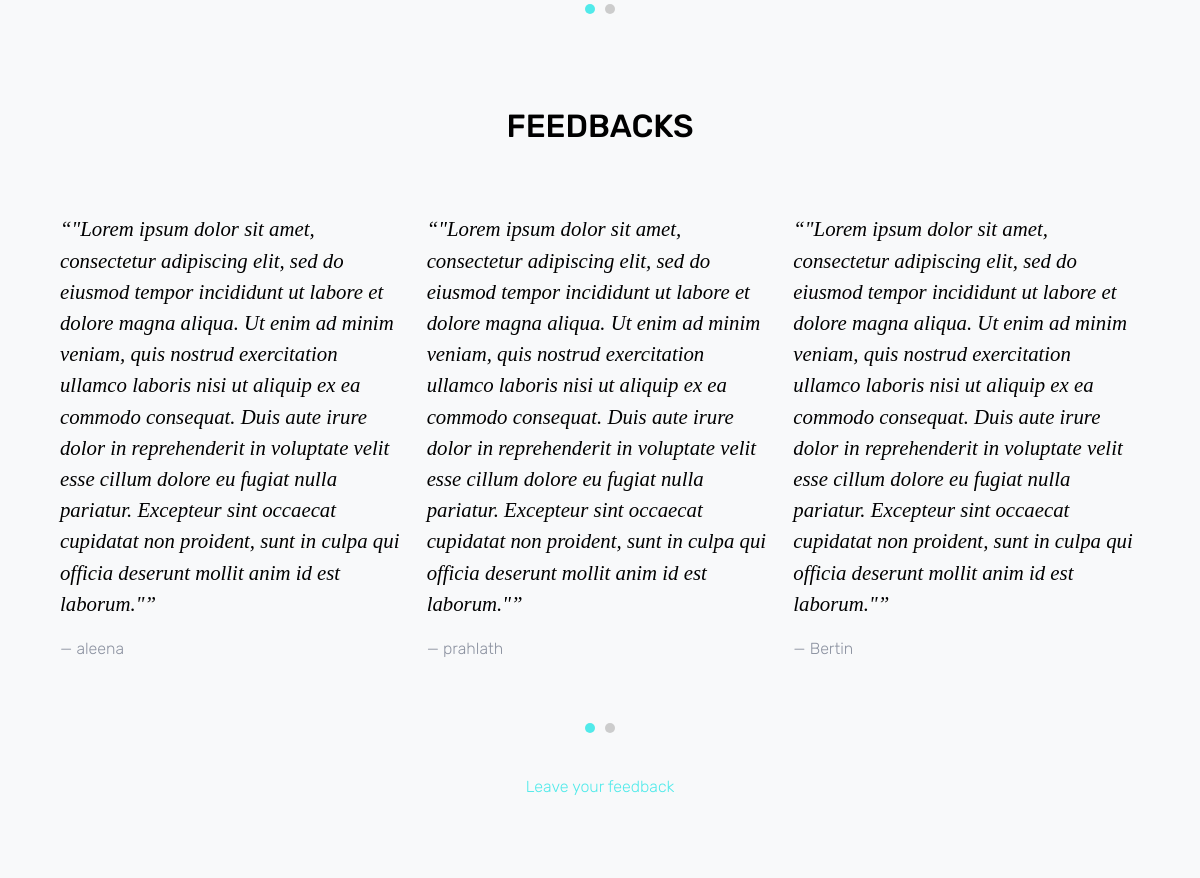
Before: /customerpanel/ (signed in, middle part) with the older database file.
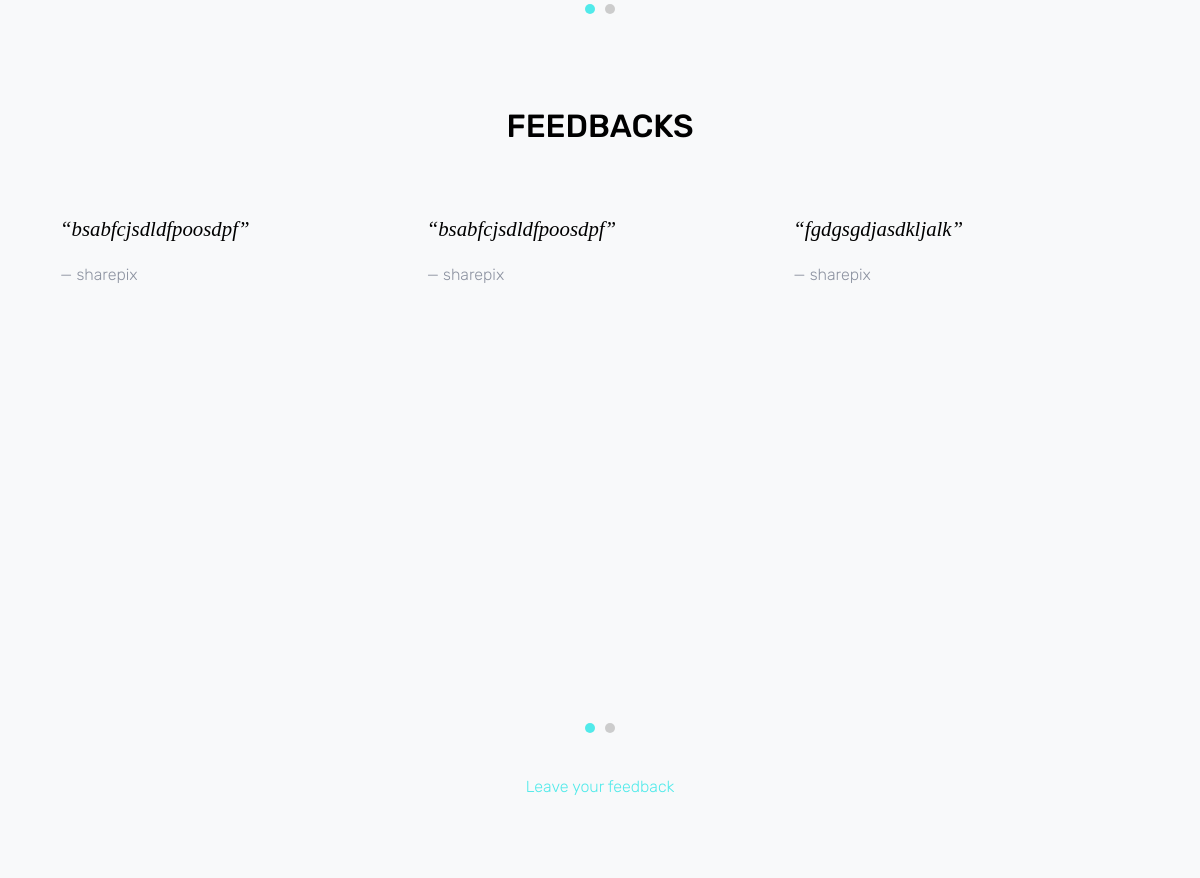
After: the same page with the newer database file.
### autherization/models.py (models this page shows, shortened)
class Feedback(models.Model):
    user = models.ForeignKey(NormalUser, on_delete=models.CASCADE)
    comment = models.TextField()
    created_at = models.DateTimeField(auto_now_add=True)

class NormalUser(AbstractUser):
    is_customer = models.BooleanField(default=False)
    is_nurse = models.BooleanField(default=False)
    is_shop = models.BooleanField(default=False)
    image = models.ImageField(upload_to='images', null=True, blank=True)
    profile = models.TextField(null=True, blank=True)
    address=models.CharField(max_length=100, null=True, blank=True)
    name=models.CharField(max_length=100, null=True, blank=True)

### autherization/views.py (the view)
# urls.py: path('customerpanel/', customer_panel_view, name='customerpanel'),
@login_required
@never_cache
def customer_panel_view(request):
    feedbacks = Feedback.objects.all()[::-1][:4]
    medicines = Medicine_inventory.objects.all()[:6]
    devices = DeviceInformation.objects.all()[:4]
    return render(request, "autherization/customerpanel.html", {'feedbacks': feedbacks, 'medicines': medicines, 'devices': devices})

### cart/context_processors.py (called while the page is built)
def counter(request):
    item_count=0
    if request.user.is_authenticated:
        user=request.user
        try:
            cart=Medcart.objects.filter(user=user)
            for i in cart:
                item_count+=i.quantity
        except:
            item_count=0
    return {'count':item_count}

### templates/autherization/customerpanel.html (shortened to what this page needs)
<!DOCTYPE html>
{% load static %}
<html lang="en">
<head>
  <link rel="stylesheet" href="{% static 'fonts/icomoon/style.css' %}">
  <link rel="stylesheet" href="{% static 'css/bootstrap.min.css' %}">
  <link rel="stylesheet" href="{% static 'css/magnific-popup.css' %}">
  <link rel="stylesheet" href="{% static 'css/jquery-ui.css' %}">
  <link rel="stylesheet" href="{% static 'css/owl.carousel.min.css' %}">
  <link rel="stylesheet" href="{% static 'css/owl.theme.default.min.css' %}">
  <link rel="stylesheet" href="{% static 'css/aos.css' %}">
  <link rel="stylesheet" href="{% static 'css/style.css' %}">
</head>
<body>
  <div class="site-wrap">
    <div class="site-section bg-light">
      <div class="container">
        <div class="row">
          <div class="col-md-12 block-3 products-wrap">
            <div class="nonloop-block-3 owl-carousel">
          </div>
        </div>
      </div>
    </div>
    <div class="site-section">
      <div class="container">
        <div class="row">
          <div class="title-section text-center col-12">
            <h2 class="text-uppercase">Feedbacks</h2>
          </div>
        </div>
  <div class="row">
      <div class="col-md-12 block-3 products-wrap">
        <div class="nonloop-block-3 no-direction owl-carousel">
          {% for feedback in feedbacks %}
          <div class="testimony">
            <blockquote>
              <p>&ldquo;{{feedback.comment}}&rdquo;</p>
            </blockquote>
            <p>&mdash; {{feedback.user}}</p>
          </div>
          {% endfor %}
        </div>
      </div>
    </div>
      </div>
      <br>
      <center>
        <a href="{% url 'add_feedback' %}">Leave your feedback</a>
      </center>
    </div>
  </div>
</body>
</html>

Changed rows visible on the page:
no longer on this page (row unchanged): Feedback: comment "\"Lorem ipsum dolor sit amet, consectetur adipiscing elit, sed do eiusmod tempor incididunt ut labore et dolore magna aliqua. Ut enim ad minim veniam, quis nostrud exercitation ullamco laboris nisi ut aliquip ex ea commodo consequat. Duis aute irure dolor in reprehenderit in voluptate velit esse cillum dolore eu fugiat nulla pariatur. Excepteur sint occaecat cupidatat non proident, sunt in culpa qui officia deserunt mollit anim id est laborum.\"", user "aleena"
no longer on this page (row unchanged): Feedback: comment "\"Lorem ipsum dolor sit amet, consectetur adipiscing elit, sed do eiusmod tempor incididunt ut labore et dolore magna aliqua. Ut enim ad minim veniam, quis nostrud exercitation ullamco laboris nisi ut aliquip ex ea commodo consequat. Duis aute irure dolor in reprehenderit in voluptate velit esse cillum dolore eu fugiat nulla pariatur. Excepteur sint occaecat cupidatat non proident, sunt in culpa qui officia deserunt mollit anim id est laborum.\"", user "prahlath"
no longer on this page (row unchanged): Feedback: comment "\"Lorem ipsum dolor sit amet, consectetur adipiscing elit, sed do eiusmod tempor incididunt ut labore et dolore magna aliqua. Ut enim ad minim veniam, quis nostrud exercitation ullamco laboris nisi ut aliquip ex ea commodo consequat. Duis aute irure dolor in reprehenderit in voluptate velit esse cillum dolore eu fugiat nulla pariatur. Excepteur sint occaecat cupidatat non proident, sunt in culpa qui officia deserunt mollit anim id est laborum.\"", user "Bertin"
added Feedback: comment "bsabfcjsdldfpoosdpf", user "sharepix"
added Feedback: comment "bsabfcjsdldfpoosdpf", user "sharepix"
added Feedback: comment "fgdgsgdjasdkljalk", user "sharepix"
